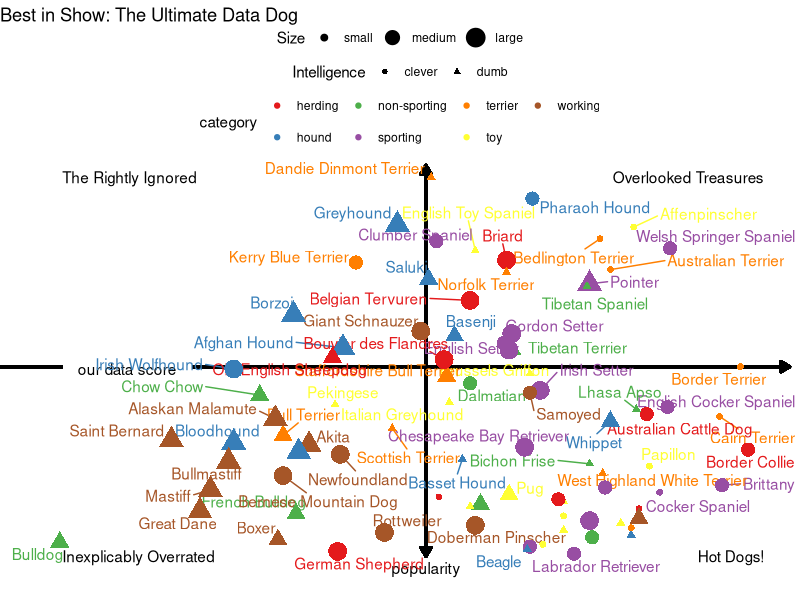

Recreate this plot in R.
## ---- chunk 1
knitr::opts_chunk$set(echo = TRUE, warning = FALSE)
library(dplyr)
library(tidyverse)
library(ggrepel)
## ---- chunk 2
sheet1 = readxl::read_xlsx('KIB - Best in Show (public).xlsx', sheet='Best in show')
sheet2 = readxl::read_xlsx('KIB - Best in Show (public).xlsx', sheet='Best in show full sheet')

sheet2 = sheet2[-c(1:3),]
sheet2 = sheet2[,-c(2,4)]
names(sheet2)[1:5] = c("breed","category","score","pop_score1","pop_score2")
names(sheet2)[10] = "intel_rank"
names(sheet2)[30] = "sizes"
sheet2$score = as.numeric(sheet2$score)
sheet2$pop_score1 = as.numeric(sheet2$pop_score1)
sheet2$pop_score2 = as.numeric(sheet2$pop_score2)
sheet2$intel_rank = as.numeric(sheet2$intel_rank)
sheet2$sizes = factor(as.factor(sheet2$sizes), levels= c("small","medium","large"))
sheet2$category = as.factor(sheet2$category)
sheet2 = sheet2[!(is.na(sheet2$category)),]
sheet2["intelligence"] = "clever"
sheet2$intelligence[sheet2$intel_rank < 0.50] = "dumb"
sheet2["pop"] = 0 - sheet2$pop_score1
sheet2 = sheet2 %>%
  subset(select=c(1:3,74,39,75,4:5,10,30,6:9,11:29,31:38,40:73))
                              
xmid = 2.4
ymid = -80

p = sheet2 %>%
  ggplot(aes(x=score,y= pop, shape=intelligence, color=category)) +
  
  geom_segment(x = xmid, y = -165, xend = xmid, yend = 0, arrow=arrow(length=unit(.1,"inches"),ends="both",type="closed"), size=1, color="black") +
  geom_segment(x = 1.5, y = ymid, xend = 3.8, yend = ymid, arrow=arrow(length=unit(.1,"inches"),ends="last",type="closed"), size=1, color="black") +
  geom_segment(x = 0, y = ymid, xend = 1, yend = ymid, size=1,color="black") +
  
  annotate("text", x = 1, y = 0,label= "Inexplicably Overrated",hjust=0) +
  annotate("text", x = 3.7, y = 0, label = "Hot Dogs!",hjust=1) +
  annotate("text",x=1,y=-160,label="The Rightly Ignored",hjust=0) +
  annotate("text", x=3.7, y=-160,label="Overlooked Treasures",hjust=1) +
  
  annotate("text",x = 1.25,y=ymid+1,label= "our data score") +
  annotate("text",x = xmid,y=5,label= "popularity") +
  
  coord_cartesian(xlim=c(0.9,3.7),ylim=c(10,-160)) +
  
  geom_text_repel(aes(label=breed), show.legend =F) +
  geom_point(aes(shape=intelligence, size=sizes)) +
  
  labs(title= "Best in Show: The Ultimate Data Dog") +
  
  scale_color_discrete(name = c("")) +
  scale_color_brewer(palette = "Set1") +
  scale_shape_discrete(name="Intelligence") +
  scale_size_discrete(name="Size") +
  
  theme_void() +
  
  theme(
    legend.position = "top",
    legend.box = "vertical"
  )
  
p
